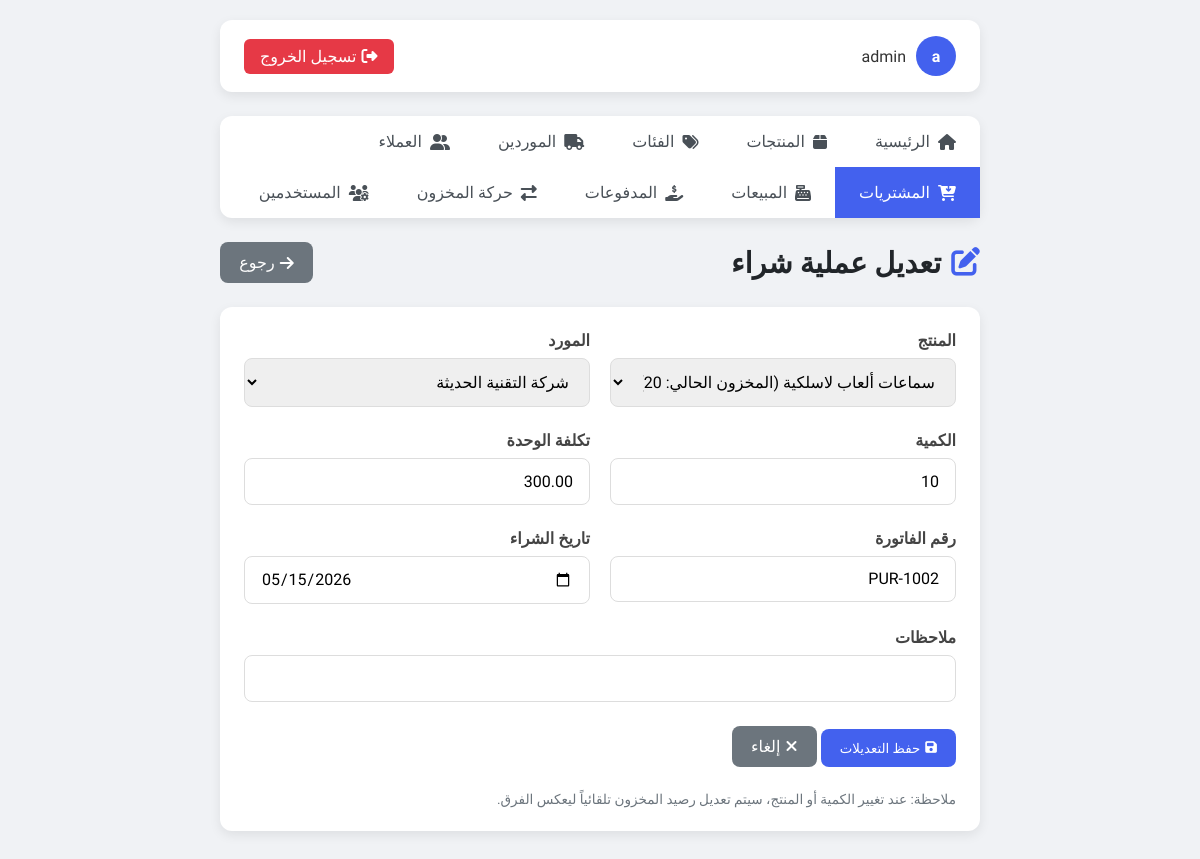
/edit_purchase.php?id=2 (signed in), run on the app's committed database.
### tables this page shows
CREATE TABLE IF NOT EXISTS purchases (
    id INT AUTO_INCREMENT PRIMARY KEY,
    product_id INT NOT NULL,
    supplier_id INT NULL,
    user_id INT NULL,
    invoice_no VARCHAR(100),
    quantity INT NOT NULL,
    unit_cost DECIMAL(10, 2) NOT NULL,
    total_cost DECIMAL(10, 2) NOT NULL,
    purchase_date DATE NOT NULL,
    notes VARCHAR(255),
    created_at TIMESTAMP DEFAULT CURRENT_TIMESTAMP,
    CONSTRAINT fk_purchases_product FOREIGN KEY (product_id) REFERENCES products(id) ON DELETE CASCADE,
    CONSTRAINT fk_purchases_supplier FOREIGN KEY (supplier_id) REFERENCES suppliers(id) ON DELETE SET NULL,
    CONSTRAINT fk_purchases_user FOREIGN KEY (user_id) REFERENCES users(id) ON DELETE SET NULL
);

CREATE TABLE IF NOT EXISTS products (
    id INT AUTO_INCREMENT PRIMARY KEY,
    name VARCHAR(255) NOT NULL,
    sku VARCHAR(100) NOT NULL UNIQUE,
    description TEXT,
    price DECIMAL(10, 2) NOT NULL,
    cost DECIMAL(10, 2) NOT NULL,
    stock_quantity INT NOT NULL DEFAULT 0,
    min_stock_level INT NOT NULL DEFAULT 5,
    category_id INT NULL,
    supplier_id INT NULL,
    created_at TIMESTAMP DEFAULT CURRENT_TIMESTAMP,
    updated_at TIMESTAMP DEFAULT CURRENT_TIMESTAMP ON UPDATE CURRENT_TIMESTAMP,
    CONSTRAINT fk_products_category FOREIGN KEY (category_id) REFERENCES categories(id) ON DELETE SET NULL,
    CONSTRAINT fk_products_supplier FOREIGN KEY (supplier_id) REFERENCES suppliers(id) ON DELETE SET NULL
);

CREATE TABLE IF NOT EXISTS suppliers (
    id INT AUTO_INCREMENT PRIMARY KEY,
    name VARCHAR(150) NOT NULL,
    contact_person VARCHAR(150),
    phone VARCHAR(30),
    email VARCHAR(150),
    address VARCHAR(255),
    created_at TIMESTAMP DEFAULT CURRENT_TIMESTAMP
);

### config.php (called while the page is built, shortened)
<?php
$conn = mysqli_connect(DB_SERVER, DB_USERNAME, DB_PASSWORD, DB_NAME);
mysqli_set_charset($conn, "utf8");
function getSuppliers() {
    global $conn;
    $sql = "SELECT * FROM suppliers ORDER BY name ASC";
    $result = mysqli_query($conn, $sql);
    return mysqli_fetch_all($result, MYSQLI_ASSOC);
}
function getProducts() {
    global $conn;
    $sql = "SELECT id, name, sku, stock_quantity, price, cost FROM products ORDER BY name ASC";
    $result = mysqli_query($conn, $sql);
    return mysqli_fetch_all($result, MYSQLI_ASSOC);
}
?>

### edit_purchase.php (the view, shortened to what this page needs)
<?php
include "config.php";
$id = (int)$_GET['id'];
$sql = "SELECT * FROM purchases WHERE id = $id";
$result = mysqli_query($conn, $sql);
$purchase = mysqli_fetch_assoc($result);
$products = getProducts();
$suppliers = getSuppliers();
?>
<!DOCTYPE html>
<html lang="ar" dir="rtl">
<head>
    <link rel="stylesheet" href="https://cdnjs.cloudflare.com/ajax/libs/font-awesome/6.4.0/css/all.min.css">
</head>
<body>
    <div class="container">
        <div class="topbar">
            <div class="user-info">
                <div class="avatar"><?php echo substr($_SESSION["username"], 0, 1); ?></div>
                <span><?php echo $_SESSION["username"]; ?></span>
            </div>
            <a href="logout.php" class="logout-btn"><i class="fas fa-sign-out-alt"></i> تسجيل الخروج</a>
        </div>
        <div class="nav">
            <a href="index.php"><i class="fas fa-home"></i> الرئيسية</a>
            <a href="products.php"><i class="fas fa-box"></i> المنتجات</a>
            <a href="categories.php"><i class="fas fa-tags"></i> الفئات</a>
            <a href="suppliers.php"><i class="fas fa-truck"></i> الموردين</a>
            <a href="customers.php"><i class="fas fa-user-friends"></i> العملاء</a>
            <a href="purchases.php" class="active"><i class="fas fa-cart-arrow-down"></i> المشتريات</a>
            <a href="sales.php"><i class="fas fa-cash-register"></i> المبيعات</a>
            <a href="payments.php"><i class="fas fa-hand-holding-usd"></i> المدفوعات</a>
            <a href="stock_movements.php"><i class="fas fa-exchange-alt"></i> حركة المخزون</a>
            <?php if($_SESSION['role'] === 'admin'): ?>
            <a href="users.php"><i class="fas fa-users-cog"></i> المستخدمين</a>
            <?php endif; ?>
        </div>
        <div class="page-header">
            <h1 class="page-title"><i class="fas fa-edit"></i> تعديل عملية شراء</h1>
            <a href="purchases.php" class="btn" style="background: #6c757d; color: white;"><i class="fas fa-arrow-right"></i> رجوع</a>
        </div>
        <div class="form-container">
            <form action="edit_purchase.php?id=<?php echo $id; ?>" method="post">
                <div class="form-row">
                    <div class="form-col">
                        <div class="form-group">
                            <label for="product_id">المنتج</label>
                            <select class="form-control" id="product_id" name="product_id" required>
                                <?php foreach($products as $p): ?>
                                    <option value="<?php echo $p['id']; ?>" <?php echo ($p['id'] == $purchase['product_id']) ? 'selected' : ''; ?>>
                                        <?php echo htmlspecialchars($p['name']); ?> (المخزون الحالي: <?php echo $p['stock_quantity']; ?>)
                                    </option>
                                <?php endforeach; ?>
                            </select>
                        </div>
                    </div>
                    <div class="form-col">
                        <div class="form-group">
                            <label for="supplier_id">المورد</label>
                            <select class="form-control" id="supplier_id" name="supplier_id">
                                <?php foreach($suppliers as $s): ?>
                                    <option value="<?php echo $s['id']; ?>" <?php echo ($s['id'] == $purchase['supplier_id']) ? 'selected' : ''; ?>>
                                        <?php echo htmlspecialchars($s['name']); ?>
                                    </option>
                                <?php endforeach; ?>
                            </select>
                        </div>
                    </div>
                </div>
                <div class="form-row">
                    <div class="form-col">
                        <div class="form-group">
                            <label for="quantity">الكمية</label>
                            <input type="number" min="1" class="form-control" id="quantity" name="quantity" value="<?php echo $purchase['quantity']; ?>" required>
                        </div>
                    </div>
                    <div class="form-col">
                        <div class="form-group">
                            <label for="unit_cost">تكلفة الوحدة</label>
                            <input type="number" step="0.01" min="0" class="form-control" id="unit_cost" name="unit_cost" value="<?php echo $purchase['unit_cost']; ?>" required>
                        </div>
                    </div>
                </div>
                <div class="form-row">
                    <div class="form-col">
                        <div class="form-group">
                            <label for="invoice_no">رقم الفاتورة</label>
                            <input type="text" class="form-control" id="invoice_no" name="invoice_no" value="<?php echo htmlspecialchars($purchase['invoice_no']); ?>">
                        </div>
                    </div>
                    <div class="form-col">
                        <div class="form-group">
                            <label for="purchase_date">تاريخ الشراء</label>
                            <input type="date" class="form-control" id="purchase_date" name="purchase_date" value="<?php echo $purchase['purchase_date']; ?>" required>
                        </div>
                    </div>
                </div>
                <div class="form-group">
                    <label for="notes">ملاحظات</label>
                    <input type="text" class="form-control" id="notes" name="notes" value="<?php echo htmlspecialchars($purchase['notes']); ?>">
                </div>
                <div class="form-group">
                    <button type="submit" class="btn btn-primary"><i class="fas fa-save"></i> حفظ التعديلات</button>
                    <a href="purchases.php" class="btn" style="background: #6c757d; color: white;"><i class="fas fa-times"></i> إلغاء</a>
                </div>
                <p style="color:#6c757d; font-size: 0.85rem;">ملاحظة: عند تغيير الكمية أو المنتج، سيتم تعديل رصيد المخزون تلقائياً ليعكس الفرق.</p>
            </form>
        </div>
    </div>
</body>
</html>

### edit_purchase.php (style rules this page uses)
:root { --primary: #4361ee; --secondary: #3f37c9; --success: #4cc9f0; --info: #4895ef; --warning: #f72585; --danger: #e63946; --light: #f8f9fa; --dark: #212529; --background: #f0f2f5; --card-shadow: 0 4px 12px rgba(0, 0, 0, 0.08); }
* { margin: 0; padding: 0; box-sizing: border-box; font-family: 'Tajawal', sans-serif; }
body { background-color: var(--background); color: #333; min-height: 100vh; }
.container { max-width: 800px; margin: 0 auto; padding: 20px; }
.topbar { background-color: white; border-radius: 12px; padding: 1rem 1.5rem; margin-bottom: 1.5rem; display: flex; justify-content: space-between; align-items: center; box-shadow: var(--card-shadow); }
.user-info { display: flex; align-items: center; }
.user-info .avatar { width: 40px; height: 40px; background-color: var(--primary); border-radius: 50%; display: flex; align-items: center; justify-content: center; color: white; margin-left: 10px; font-weight: bold; }
.logout-btn { background-color: var(--danger); color: white; padding: 0.5rem 1rem; border-radius: 6px; text-decoration: none; display: flex; align-items: center; transition: all 0.3s; }
.logout-btn i { margin-left: 5px; }
.nav { display: flex; flex-wrap: wrap; background: white; border-radius: 12px; margin-bottom: 1.5rem; box-shadow: var(--card-shadow); }
.nav a { padding: 1rem 1.5rem; text-decoration: none; color: #495057; font-weight: 500; transition: all 0.3s; display: flex; align-items: center; }
.nav a:hover, .nav a.active { background-color: var(--primary); color: white; }
.nav a i { margin-left: 8px; }
.page-header { display: flex; justify-content: space-between; align-items: center; margin-bottom: 1.5rem; }
.page-title { font-size: 1.8rem; color: var(--dark); display: flex; align-items: center; }
.page-title i { margin-left: 10px; color: var(--primary); }
.btn { padding: 0.7rem 1.2rem; border-radius: 8px; text-decoration: none; display: inline-flex; align-items: center; transition: all 0.3s; font-weight: 500; border: none; cursor: pointer; }
.btn-primary { background-color: var(--primary); color: white; }
.btn i { margin-left: 5px; }
.form-container { background-color: white; border-radius: 12px; padding: 1.5rem; box-shadow: var(--card-shadow); margin-bottom: 1.5rem; }
.form-group { margin-bottom: 1.5rem; }
.form-group label { display: block; margin-bottom: 0.5rem; font-weight: 600; color: #444; }
.form-control { width: 100%; padding: 0.8rem 1rem; border: 1px solid #ddd; border-radius: 8px; font-size: 1rem; transition: all 0.3s; }
.form-row { display: flex; flex-wrap: wrap; margin-right: -10px; margin-left: -10px; }
.form-col { flex: 1 0 0%; padding: 0 10px; }

### data on the page
purchases: product_id "سماعات ألعاب لاسلكية (المخزون الحالي: 20)", supplier_id "شركة التقنية الحديثة", quantity "10", unit_cost "300.00", invoice_no "PUR-1002", purchase_date "05/15/2026"

### other printed values
substr($_SESSION["username"], 0, 1) "a"
$_SESSION["username"] "admin"
